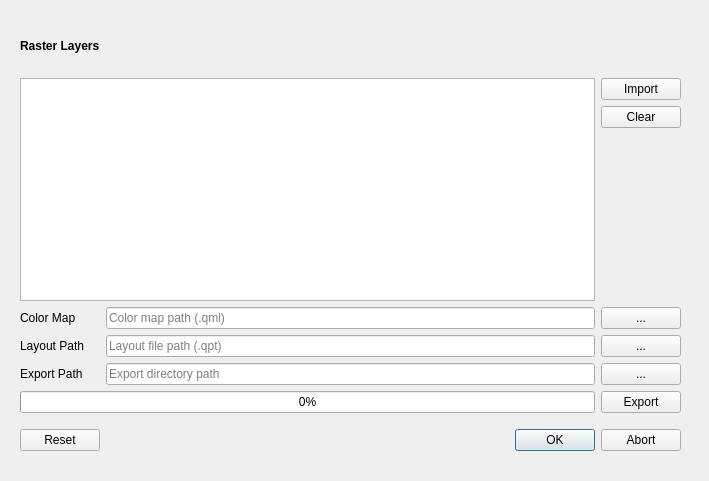
<?xml version="1.0" encoding="UTF-8"?>
<ui version="4.0">
 <class>MapSequenceCreatorDialogBase</class>
 <widget class="QDialog" name="MapSequenceCreatorDialogBase">
  <property name="geometry">
   <rect>
    <x>0</x>
    <y>0</y>
    <width>709</width>
    <height>481</height>
   </rect>
  </property>
  <property name="windowTitle">
   <string>Map Sequence Creator</string>
  </property>
  <widget class="QWidget" name="gridLayoutWidget">
   <property name="geometry">
    <rect>
     <x>0</x>
     <y>0</y>
     <width>701</width>
     <height>471</height>
    </rect>
   </property>
   <layout class="QGridLayout" name="gridLayout">
    <property name="sizeConstraint">
     <enum>QLayout::SetDefaultConstraint</enum>
    </property>
    <property name="leftMargin">
     <number>20</number>
    </property>
    <property name="topMargin">
     <number>20</number>
    </property>
    <property name="rightMargin">
     <number>20</number>
    </property>
    <property name="bottomMargin">
     <number>20</number>
    </property>
    <item row="8" column="2">
     <widget class="QPushButton" name="setExportDirButton">
      <property name="text">
       <string>...</string>
      </property>
     </widget>
    </item>
    <item row="7" column="2">
     <widget class="QPushButton" name="selectLayoutButton">
      <property name="text">
       <string>...</string>
      </property>
     </widget>
    </item>
    <item row="10" column="0" colspan="3">
     <spacer name="verticalSpacer">
      <property name="orientation">
       <enum>Qt::Vertical</enum>
      </property>
      <property name="sizeType">
       <enum>QSizePolicy::Fixed</enum>
      </property>
      <property name="sizeHint" stdset="0">
       <size>
        <width>20</width>
        <height>10</height>
       </size>
      </property>
     </spacer>
    </item>
    <item row="9" column="0" colspan="2">
     <widget class="QProgressBar" name="progressBar">
      <property name="value">
       <number>0</number>
      </property>
     </widget>
    </item>
    <item row="7" column="0">
     <widget class="QLabel" name="label">
      <property name="text">
       <string>Layout Path</string>
      </property>
     </widget>
    </item>
    <item row="11" column="0" colspan="3">
     <widget class="QDialogButtonBox" name="dialogButton">
      <property name="enabled">
       <bool>true</bool>
      </property>
      <property name="acceptDrops">
       <bool>false</bool>
      </property>
      <property name="standardButtons">
       <set>QDialogButtonBox::Abort|QDialogButtonBox::Ok|QDialogButtonBox::Reset</set>
      </property>
     </widget>
    </item>
    <item row="7" column="1">
     <widget class="QLineEdit" name="layoutPath">
      <property name="placeholderText">
       <string>Layout file path (.qpt)</string>
      </property>
     </widget>
    </item>
    <item row="9" column="2">
     <widget class="QPushButton" name="exportButton">
      <property name="text">
       <string>Export</string>
      </property>
     </widget>
    </item>
    <item row="8" column="1">
     <widget class="QLineEdit" name="exportDirPath">
      <property name="text">
       <string/>
      </property>
      <property name="placeholderText">
       <string>Export directory path</string>
      </property>
     </widget>
    </item>
    <item row="8" column="0">
     <widget class="QLabel" name="label_2">
      <property name="text">
       <string>Export Path</string>
      </property>
     </widget>
    </item>
    <item row="6" column="1">
     <widget class="QLineEdit" name="colorMapPath">
      <property name="placeholderText">
       <string>Color map path (.qml)</string>
      </property>
     </widget>
    </item>
    <item row="0" column="0">
     <widget class="QLabel" name="label_3">
      <property name="font">
       <font>
        <weight>75</weight>
        <bold>true</bold>
       </font>
      </property>
      <property name="text">
       <string>Raster Layers</string>
      </property>
     </widget>
    </item>
    <item row="6" column="0">
     <widget class="QLabel" name="label_4">
      <property name="text">
       <string>Color Map</string>
      </property>
     </widget>
    </item>
    <item row="6" column="2">
     <widget class="QPushButton" name="selectColorMapButton">
      <property name="text">
       <string>...</string>
      </property>
     </widget>
    </item>
    <item row="1" column="2">
     <widget class="QPushButton" name="importRasterButton">
      <property name="layoutDirection">
       <enum>Qt::LeftToRight</enum>
      </property>
      <property name="text">
       <string>Import</string>
      </property>
     </widget>
    </item>
    <item row="2" column="2">
     <widget class="QPushButton" name="clearRastersButton">
      <property name="text">
       <string>Clear</string>
      </property>
     </widget>
    </item>
    <item row="1" column="0" rowspan="5" colspan="2">
     <widget class="QListView" name="fileListView"/>
    </item>
   </layout>
  </widget>
 </widget>
 <resources/>
 <connections/>
</ui>
